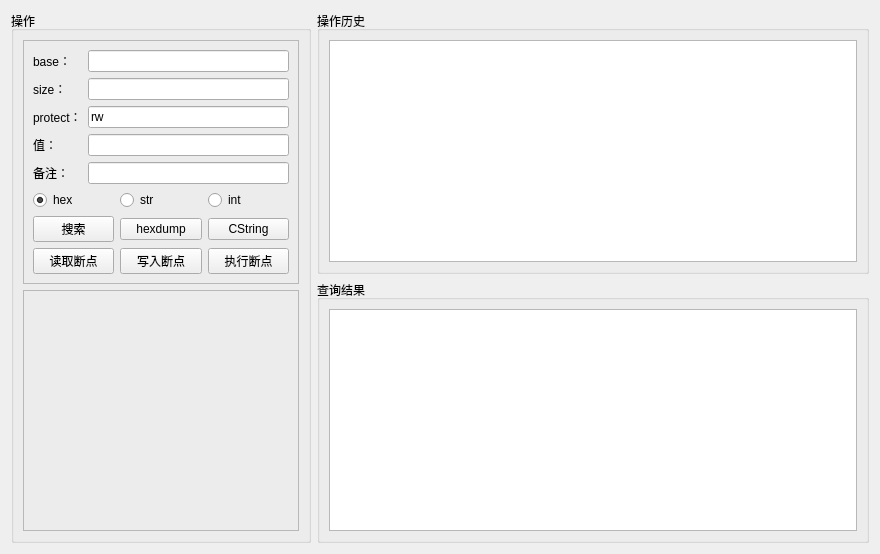
<?xml version="1.0" encoding="UTF-8"?>
<ui version="4.0">
 <class>searchMemory</class>
 <widget class="QWidget" name="searchMemory">
  <property name="geometry">
   <rect>
    <x>0</x>
    <y>0</y>
    <width>880</width>
    <height>554</height>
   </rect>
  </property>
  <property name="windowTitle">
   <string>searchMemory</string>
  </property>
  <layout class="QGridLayout" name="gridLayout">
   <item row="0" column="1">
    <widget class="QGroupBox" name="groupBox">
     <property name="title">
      <string>操作历史</string>
     </property>
     <layout class="QGridLayout" name="gridLayout_2">
      <item row="0" column="0">
       <widget class="QTableWidget" name="tabHistory"/>
      </item>
     </layout>
    </widget>
   </item>
   <item row="1" column="1">
    <widget class="QGroupBox" name="groupBox_2">
     <property name="title">
      <string>查询结果</string>
     </property>
     <layout class="QGridLayout" name="gridLayout_3">
      <item row="0" column="0">
       <widget class="QTextEdit" name="txtResult">
        <property name="readOnly">
         <bool>true</bool>
        </property>
       </widget>
      </item>
     </layout>
    </widget>
   </item>
   <item row="0" column="0" rowspan="2">
    <widget class="QGroupBox" name="groupBox_3">
     <property name="minimumSize">
      <size>
       <width>300</width>
       <height>0</height>
      </size>
     </property>
     <property name="maximumSize">
      <size>
       <width>300</width>
       <height>16777215</height>
      </size>
     </property>
     <property name="title">
      <string>操作</string>
     </property>
     <layout class="QGridLayout" name="gridLayout_5">
      <item row="1" column="0">
       <widget class="QFrame" name="frame_2">
        <property name="frameShape">
         <enum>QFrame::StyledPanel</enum>
        </property>
        <property name="frameShadow">
         <enum>QFrame::Raised</enum>
        </property>
       </widget>
      </item>
      <item row="0" column="0">
       <widget class="QFrame" name="frame">
        <property name="maximumSize">
         <size>
          <width>300</width>
          <height>16777215</height>
         </size>
        </property>
        <property name="frameShape">
         <enum>QFrame::StyledPanel</enum>
        </property>
        <property name="frameShadow">
         <enum>QFrame::Raised</enum>
        </property>
        <layout class="QVBoxLayout" name="verticalLayout">
         <item>
          <layout class="QGridLayout" name="gridLayout_4">
           <item row="0" column="0">
            <widget class="QLabel" name="label_4">
             <property name="text">
              <string>base：</string>
             </property>
            </widget>
           </item>
           <item row="1" column="0">
            <widget class="QLabel" name="label_5">
             <property name="text">
              <string>size：</string>
             </property>
            </widget>
           </item>
           <item row="1" column="1">
            <widget class="QLineEdit" name="txtSize"/>
           </item>
           <item row="0" column="1">
            <widget class="QLineEdit" name="txtBase"/>
           </item>
           <item row="4" column="1">
            <widget class="QLineEdit" name="txtBak"/>
           </item>
           <item row="3" column="1">
            <widget class="QLineEdit" name="txtInput"/>
           </item>
           <item row="3" column="0">
            <widget class="QLabel" name="label">
             <property name="text">
              <string>值：</string>
             </property>
            </widget>
           </item>
           <item row="4" column="0">
            <widget class="QLabel" name="label_2">
             <property name="text">
              <string>备注：</string>
             </property>
            </widget>
           </item>
           <item row="2" column="0">
            <widget class="QLabel" name="label_6">
             <property name="text">
              <string>protect：</string>
             </property>
            </widget>
           </item>
           <item row="2" column="1">
            <widget class="QLineEdit" name="txtProtect">
             <property name="text">
              <string>rw</string>
             </property>
            </widget>
           </item>
          </layout>
         </item>
         <item>
          <layout class="QHBoxLayout" name="horizontalLayout">
           <item>
            <widget class="QRadioButton" name="rdoHex">
             <property name="text">
              <string>hex</string>
             </property>
             <property name="checked">
              <bool>true</bool>
             </property>
            </widget>
           </item>
           <item>
            <widget class="QRadioButton" name="rdoStr">
             <property name="text">
              <string>str</string>
             </property>
            </widget>
           </item>
           <item>
            <widget class="QRadioButton" name="rdoInt">
             <property name="text">
              <string>int</string>
             </property>
            </widget>
           </item>
          </layout>
         </item>
         <item>
          <layout class="QGridLayout" name="gridLayout_6">
           <item row="2" column="0">
            <widget class="QPushButton" name="btnReadBlock">
             <property name="maximumSize">
              <size>
               <width>100</width>
               <height>16777215</height>
              </size>
             </property>
             <property name="text">
              <string>读取断点</string>
             </property>
            </widget>
           </item>
           <item row="2" column="1">
            <widget class="QPushButton" name="btnWriteBlock">
             <property name="maximumSize">
              <size>
               <width>100</width>
               <height>16777215</height>
              </size>
             </property>
             <property name="text">
              <string>写入断点</string>
             </property>
            </widget>
           </item>
           <item row="1" column="0">
            <widget class="QPushButton" name="btnSearch">
             <property name="maximumSize">
              <size>
               <width>100</width>
               <height>16777215</height>
              </size>
             </property>
             <property name="text">
              <string>搜索</string>
             </property>
            </widget>
           </item>
           <item row="1" column="1">
            <widget class="QPushButton" name="btnHexDump">
             <property name="maximumSize">
              <size>
               <width>100</width>
               <height>16777215</height>
              </size>
             </property>
             <property name="text">
              <string>hexdump</string>
             </property>
            </widget>
           </item>
           <item row="1" column="2">
            <widget class="QPushButton" name="btnCString">
             <property name="maximumSize">
              <size>
               <width>100</width>
               <height>16777215</height>
              </size>
             </property>
             <property name="text">
              <string>CString</string>
             </property>
            </widget>
           </item>
           <item row="2" column="2">
            <widget class="QPushButton" name="btnExecBlock">
             <property name="maximumSize">
              <size>
               <width>100</width>
               <height>16777215</height>
              </size>
             </property>
             <property name="text">
              <string>执行断点</string>
             </property>
            </widget>
           </item>
          </layout>
         </item>
        </layout>
       </widget>
      </item>
     </layout>
    </widget>
   </item>
  </layout>
 </widget>
 <resources/>
 <connections/>
</ui>
